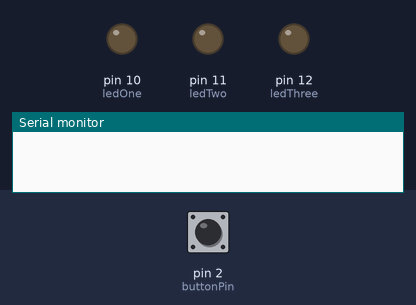
A sketch run on a simulated Arduino Uno, built with avr-gcc and run on an emulated ATmega328P. Parts: output pins drawn as LEDs (lit = HIGH), the last lines printed to the serial monitor. The test bench sets the inputs (shaded band); at power-on: pin 2 (buttonPin) LOW.

Above: at 1.2 s.
1.3 s: pin 2 (buttonPin) pulled HIGH for 0.15 s
At 2.2 s:
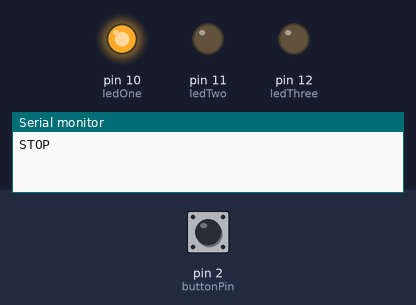
7.4 s: pin 2 (buttonPin) pulled HIGH for 3.2 s
At 8.3 s:
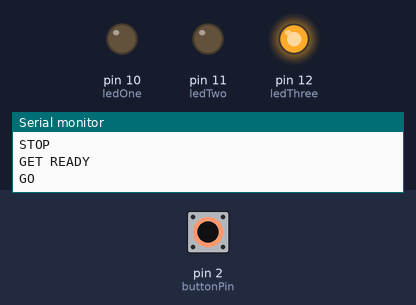
At 12.9 s:
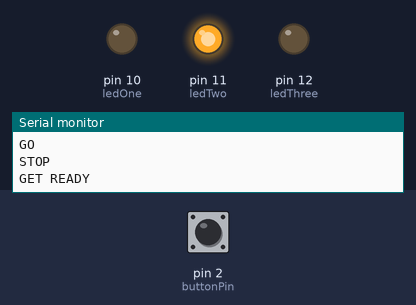
Timing chart, 0 to 19.8 s (numbered marks = the images above; inputs shaded):
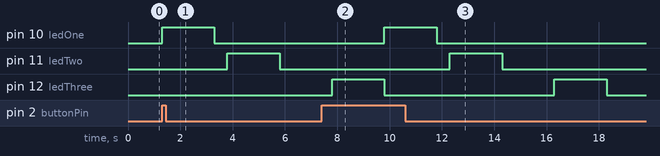

Measured:
- after the input at 1.3 s, pin 10 (ledOne): LOW → HIGH at once, → LOW 2.0 s later; pin 11 (ledTwo): LOW → HIGH after 2.5 s, → LOW 2.0 s later
- after the input at 7.4 s, pin 10 (ledOne): LOW → HIGH after 2.4 s, → LOW 2.0 s later; pin 11 (ledTwo): LOW → HIGH after 4.9 s, → LOW 2.0 s later
- by itself, pin 12 (ledThree): alternates HIGH for 2.0 s and LOW for 6.5 s

The sketch:

traffic_light.ino
```cpp
/* this program blinks pin 13 of the Arduino
   (The built in LED)
   */

int buttonState= 0;
const int buttonPin = 2;
int ledOne = 10;
int ledTwo = 11;
int ledThree = 12;
void setup()
{
  pinMode (ledOne, OUTPUT);
  pinMode (ledTwo, OUTPUT);
  pinMode (ledThree, OUTPUT);
  pinMode (buttonPin, INPUT);
  Serial.begin(9600);
}

void loop()
{
  buttonState = digitalRead(buttonPin);
  if(buttonState == 1)
  {
    digitalWrite(ledOne,1);
    Serial.print("STOP\n");
    delay(2000);
    digitalWrite(ledOne,0);
    delay(500);
    digitalWrite(ledTwo,1);
    Serial.print("GET READY\n");
    delay(2000);
    digitalWrite(ledTwo,0);
    delay(2000);
    digitalWrite(ledThree,1);
    Serial.print("GO\n");
    delay(2000);
    digitalWrite(ledThree,0);
  }
}
```
